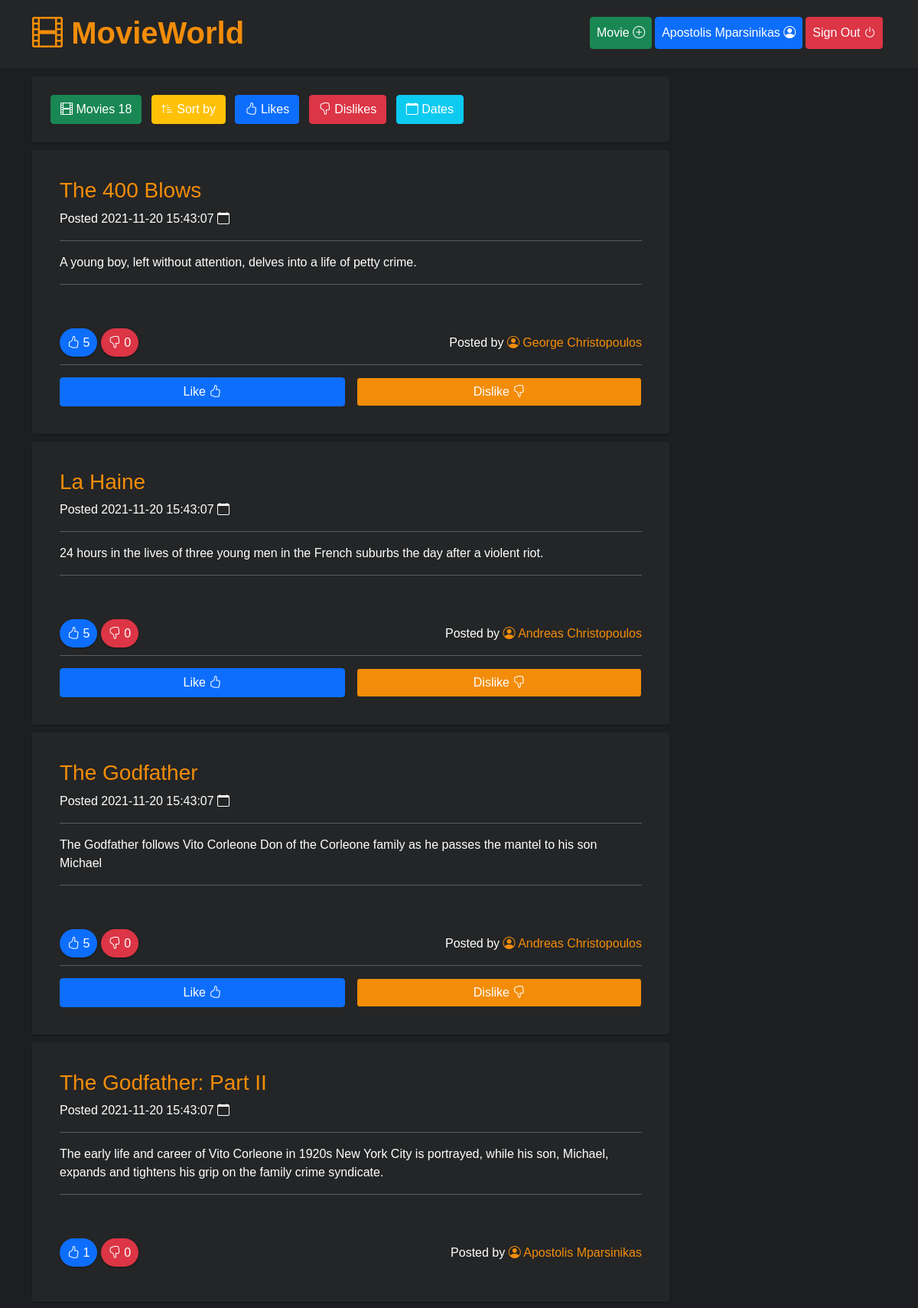
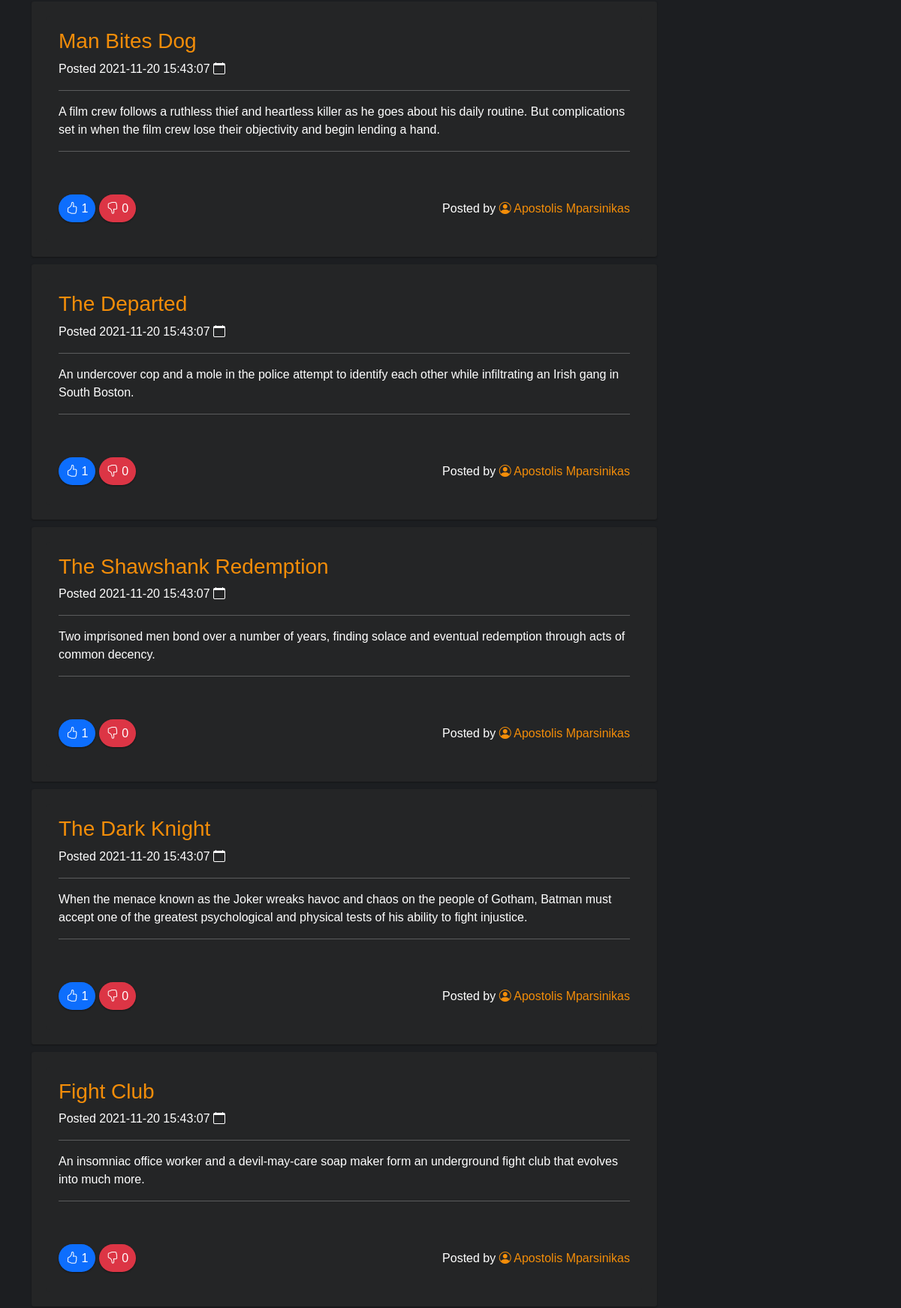
Screenshot of /app/public/index.php?sort=likes (signed in, upper part) with the database file from the repository (2 pictures, top to bottom).
### tables this page shows
CREATE TABLE `ratings` (
	`id` INT NOT NULL AUTO_INCREMENT,
	`rating` INT NOT NULL,
	`user_id` INT NOT NULL,
	`movie_id` INT NOT NULL,
	`created` DATETIME DEFAULT CURRENT_TIMESTAMP,
	`updated` DATETIME DEFAULT CURRENT_TIMESTAMP,
    FOREIGN KEY (user_id) REFERENCES users (id) ON DELETE CASCADE ON UPDATE CASCADE,
    FOREIGN KEY (movie_id) REFERENCES movies (id) ON DELETE CASCADE ON UPDATE CASCADE,
	PRIMARY KEY (`id`)
);

CREATE TABLE `movies` (
	`id` INT NOT NULL AUTO_INCREMENT,
	`title` VARCHAR(240) NOT NULL,
	`description` VARCHAR(240) NOT NULL,
    `user_id` INT NOT NULL,
	`created` DATETIME DEFAULT CURRENT_TIMESTAMP,
	`updated` DATETIME DEFAULT CURRENT_TIMESTAMP,
    FOREIGN KEY (user_id) REFERENCES users (id) ON DELETE CASCADE ON UPDATE CASCADE,
	PRIMARY KEY (`id`)
);

### app/public/index.php (the view, shortened to what this page needs)
<?php
require_once "config.php";
if ($_SESSION && $_SESSION["loggedin"] === true) {
  $userId = $_SESSION['id'];
}
$sort = $_GET["sort"] ?? null;
if ($sort === "likes") {
  $sql_movies = "SELECT * FROM movies INNER JOIN ratings ON movies.id = ratings.movie_id WHERE ratings.rating != 0 GROUP BY movies.id ORDER BY ratings.movie_id ASC";
} elseif ($sort === "dislikes") {
  $sql_movies = "SELECT * FROM movies INNER JOIN ratings ON movies.id = ratings.movie_id WHERE ratings.rating != 0 GROUP BY movies.id ORDER BY ratings.movie_id DESC";
} else {
  $sql_movies = 'SELECT * FROM movies ORDER BY updated DESC';
}
$sql_users = 'SELECT id, fullname, username FROM users';
$sql_total_movies = 'SELECT COUNT(*) FROM movies';
$total_movies = $pdo->query($sql_total_movies)->fetchColumn();
$usernames = array();
foreach ($pdo->query($sql_users) as $row) {
  $usernames[$row['id']] = $row['fullname'];
}
include 'header.php';
?>
<main>
  <div class="container">
    <div class="row g-3">
      <div class="col-lg-9 col-12">
        <div class="movies-info">
          <button class="btn btn-success m-1" onclick="(e)=>e.preventDefault();"><i class="bi bi-film"></i> Movies <?php print $total_movies ?></button>
          <button class="btn btn-warning m-1 text-white" onclick="(e)=>e.preventDefault();"><i class="bi bi-sort-up-alt"></i> Sort by</button>
          <a class="btn btn-primary m-1" href="index.php?sort=likes"><i class="bi bi-hand-thumbs-up"></i> Likes</a>
          <a class="btn btn-danger m-1" href="index.php?sort=dislikes"><i class="bi bi-hand-thumbs-down"></i> Dislikes</a>
          <a class="btn btn-info text-white m-1" href="/"><i class="bi bi-calendar"></i> Dates</a>
        </div>
        <?php
        foreach ($pdo->query($sql_movies) as $row) {
          if ($sort === "likes" || $sort === "dislikes") {
            $sql_likes = 'SELECT COUNT(*) FROM ratings WHERE movie_id=' . $row['movie_id'] . ' AND rating = 1';
            $sql_dislikes = 'SELECT COUNT(*) FROM ratings WHERE movie_id=' . $row['movie_id'] . ' AND rating = -1';
          } else {
            $sql_likes = 'SELECT COUNT(*) FROM ratings WHERE movie_id=' . $row['id'] . ' AND rating = 1';
            $sql_dislikes = 'SELECT COUNT(*) FROM ratings WHERE movie_id=' . $row['id'] . ' AND rating = -1';
          }
          try {
            $likes = $pdo->query($sql_likes)->fetchColumn();
          } catch (PDOException $e) {
            $likes = 0;
          }
          try {
            $dislikes = $pdo->query($sql_dislikes)->fetchColumn();
          } catch (PDOException $e) {
            $dislikes = 0;
          }
          print '<div class="movie-texture">';
          print '<div class="card bg-very-dark">';
          print '<div class="card-body">';
          print '<h3 class="card-title">' . $row['title'] . '</h3>';
          print '<p>Posted ' . $row['updated'] . ' <i class="bi bi-calendar"></i></p>';
          print '<hr />';
          print '<p class="card-text">' . $row['description'] . '</p>';
          print '<hr />';
          print '<p>';
          print '<br /><br />';
          print '<span class="like"><i class="bi bi-hand-thumbs-up"></i> ' . $likes . '</span> ';
          print '<span class="dislike"><i class="bi bi-hand-thumbs-down"></i> ' . $dislikes . '</span>';
          print '<span style="float:right">';
          print 'Posted by <a class="postedby" href="#"><i class="bi bi-person-circle"></i> ' . $usernames[$row['user_id']] . '</a>';
          print '</span>';
          print '</p>';
          if ($_SESSION && $_SESSION["loggedin"] === true && $row['user_id'] != $userId) {
            $sql_rating = "SELECT rating FROM ratings WHERE user_id=" . $_SESSION['id'] . " AND movie_id=" . $row['id'];
            $rating_value = 0;
            try {
              foreach ($pdo->query($sql_rating) as $r) {
                $rating_value = $r["rating"];
              }
            } catch (PDOException $e) {
            }
            print '<p>';
            print '<hr />';
            if ($rating_value === '1') {
              print '<span style="width:49%;float:left;"><a href="/rating.php?movieId=' . $row['id'] . '&userId=' . $userId . '&rating=1" style="width:100%;float:left;" class="btn btn-primary white-border">Like <i class="bi bi-hand-thumbs-up"></i></a></span>';
              print '<span style="width:49%;float:right;"><a href="/rating.php?movieId=' . $row['id'] . '&userId=' . $userId . '&rating=-1" style="width:100%;float:right;" class="btn btn-dark">Dislike <i class="bi bi-hand-thumbs-down"></i></a></span>';
            } else if ($rating_value === '-1') {
              print '<span style="width:49%;float:left;"><a href="/rating.php?movieId=' . $row['id'] . '&userId=' . $userId . '&rating=1" style="width:100%;float:left;" class="btn btn-dark">Like <i class="bi bi-hand-thumbs-up"></i></a></span>';
              print '<span style="width:49%;float:right;"><a href="/rating.php?movieId=' . $row['id'] . '&userId=' . $userId . '&rating=-1" style="width:100%;float:right;" class="btn btn-danger">Dislike <i class="bi bi-hand-thumbs-down"></i></a></span>';
            }
            print '</p>';
          }
          print '</div>';
          print '</div>';
          print '</div>';
        }
        ?>
      </div>
    </div>
  </div>
</main>
<?php include 'footer.php'; ?>

### app/public/assets/css/app.css (style rules this page uses)
* { margin: 0; padding: 0; box-sizing: inherit; }
html { box-sizing: border-box; }
body { background-color: #1c1e21; font-family: 'Robot', sans-serif; color: #fff; }
.bg-very-dark { background-color: #242526; }
.like { padding: 10px; background: #0d6efd; border-radius: 20px; box-shadow: 0 1px 2px #151516; }
.dislike { padding: 10px; background: #dc3545; border-radius: 20px; box-shadow: 0 1px 2px #151516; }
.movies-info { margin: 0px 0; width: 100%; background: #242526; padding: 20px; border-radius: 3px; box-shadow: 0 1px 2px #151516; font-weight: bold; }
.movie-texture { margin: 10px 0; width: 100%; height: auto; background: #242526; padding: 20px; border-radius: 3px; box-shadow: 0 1px 2px #151516; }
.postedby:link, .postedby:visited { color: #f38d09; text-decoration: none; padding-bottom: 4px; border-bottom: 3px solid #242526; transition: border 0.5s ease-in-out; }
.card { border: none; }
.card-title { color: #f38d09; }
.btn-dark { background-color: #f38d09 !important; }

### rows the page displays
ratings: movie.title "The 400 Blows", updated "2021-11-20 15:43:07", movie.description "A young boy, left without attention, delves into a life of petty crime.", likes "5", dislikes "0", user "George Christopoulos", $row['id'] 1 (drawn)
ratings: movie.title "La Haine", updated "2021-11-20 15:43:07", movie.description "24 hours in the lives of three young men in the French suburbs the day after a violent riot.", likes "5", dislikes "0", user "Andreas Christopoulos"
ratings: movie.title "The Godfather", updated "2021-11-20 15:43:07", movie.description "The Godfather follows Vito Corleone Don of the Corleone family as he passes the mantel to his son Michael", likes "5", dislikes "0", user "Andreas Christopoulos"
ratings: movie.title "The Godfather: Part II", updated "2021-11-20 15:43:07", movie.description "The early life and career of Vito Corleone in 1920s New York City is portrayed, while his son, Michael, expands and tightens his grip on the family crime syndicate.", likes "1", dislikes "0", user "Apostolis Mparsinikas"
ratings: movie.title "Man Bites Dog", updated "2021-11-20 15:43:07", movie.description "A film crew follows a ruthless thief and heartless killer as he goes about his daily routine. But complications set in when the film crew lose their objectivity and begin lending a hand.", likes "1", dislikes "0", user "Apostolis Mparsinikas"
ratings: movie.title "The Departed", updated "2021-11-20 15:43:07", movie.description "An undercover cop and a mole in the police attempt to identify each other while infiltrating an Irish gang in South Boston.", likes "1", dislikes "0", user "Apostolis Mparsinikas"
ratings: movie.title "The Shawshank Redemption", updated "2021-11-20 15:43:07", movie.description "Two imprisoned men bond over a number of years, finding solace and eventual redemption through acts of common decency.", likes "1", dislikes "0", user "Apostolis Mparsinikas"
ratings: movie.title "The Dark Knight", updated "2021-11-20 15:43:07", movie.description "When the menace known as the Joker wreaks havoc and chaos on the people of Gotham, Batman must accept one of the greatest psychological and physical tests of his ability to fight injustice.", likes "1", dislikes "0", user "Apostolis Mparsinikas"
ratings: movie.title "Fight Club", updated "2021-11-20 15:43:07", movie.description "An insomniac office worker and a devil-may-care soap maker form an underground fight club that evolves into much more.", likes "1", dislikes "0", user "Apostolis Mparsinikas"

### other values shown
$_SESSION['fullname'] "Apostolis Mparsinikas"
$total_movies "18"
